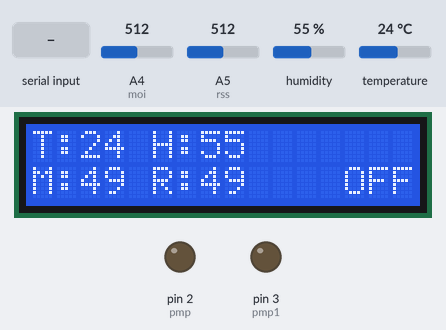
The sketch below on a simulated Arduino Uno, built with avr-gcc and run on an emulated ATmega328P. On the bench: 16×2 character LCD, output pins drawn as LEDs (lit = HIGH). The inputs (shaded band) are chosen by the test bench; at power-on: humidity 55 %, A4 (moi) = 512, A5 (rss) = 512, temperature 24 °C.

Above: at 1.6 s.
1.7 s: "1" received over Serial
At 2.8 s:
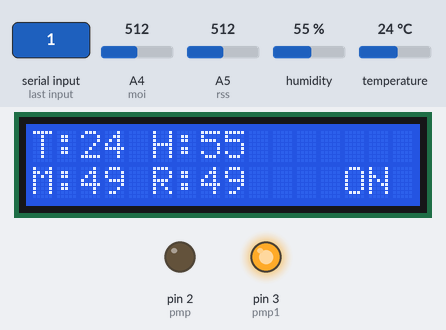
4.0 s: humidity set to 22 %
At 5.4 s:
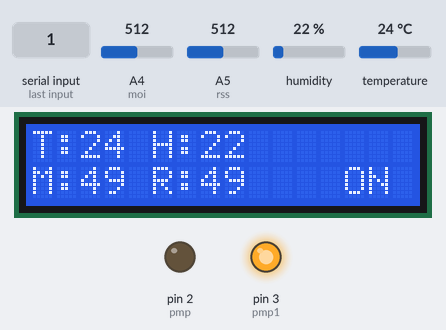
6.1 s: A4 (moi) set to 716
At 7.8 s:
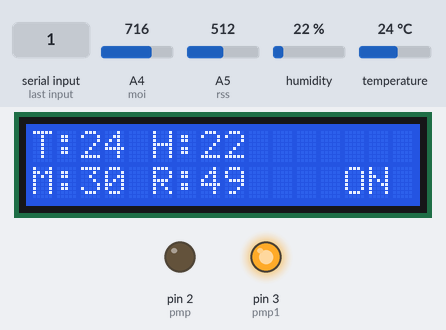
8.1 s: A5 (rss) set to 716
At 9.5 s:
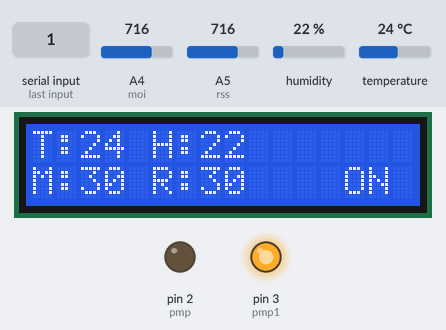
10.2 s: "2" received over the second serial link
At 12.0 s:
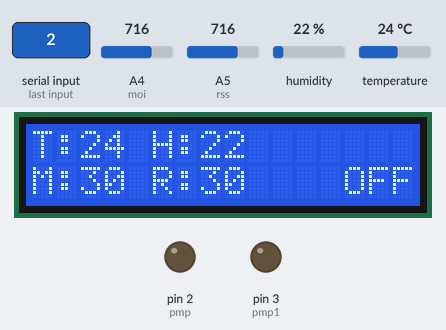
12.3 s: temperature set to 12 °C
At 13.6 s:
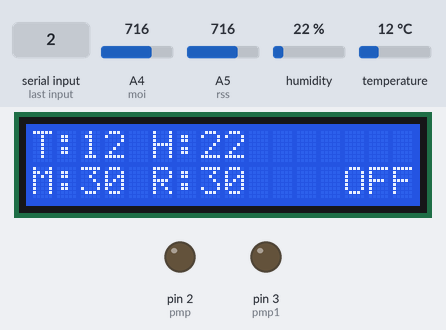
Timing chart, 0 to 15.3 s (numbered marks = the images above; inputs shaded):
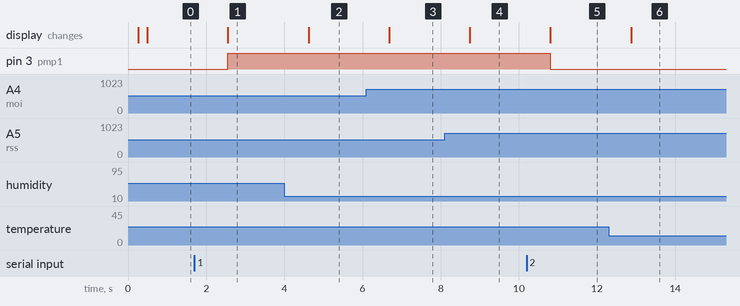

The sketch:

arduino_code.ino
```cpp
#include <SoftwareSerial.h>
#include <LiquidCrystal.h>
#include <DFRobot_DHT11.h>
DFRobot_DHT11 DHT;
#define DHT11_PIN A3
SoftwareSerial mySerial(6,7);

const int rs = 8, en = 9, d4 = 10, d5 = 11, d6 = 12, d7 = 13;
LiquidCrystal lcd(rs, en, d4, d5, d6, d7);
int kk=0;
int moi=A4;
int rss=A5;
int mval,rval,hval,tval;
int cnt=0;
int pmp=2;
int pmp1=3;
void setup() {
  // put your setup code here, to run once:
Serial.begin(9600);
mySerial.begin(9600);
delay(200);
lcd.begin(16, 2);
lcd.print("   WELCOME");
pinMode(pmp,OUTPUT);
pinMode(pmp1,OUTPUT);
digitalWrite(pmp1,0);
digitalWrite(pmp,0);
delay(200);

}

void loop() {
  // put your main code here, to run repeatedly:


mval=100-analogRead(moi)/10.23;
rval=100-analogRead(rss)/10.23;
DHT.read(DHT11_PIN);
tval=DHT.temperature;
hval=DHT.humidity;


lcd.clear();
lcd.print("T:"+String(tval) + " H:"+String(hval) );
lcd.setCursor(0,1);
lcd.print("M:"+ String(mval)+ " R:"+String(rval) );
if(digitalRead(pmp1)==1)
{
   lcd.setCursor(13,1);
    lcd.print("ON ");
}
else
{
 lcd.setCursor(13,1);
    lcd.print("OFF");
}


if(Serial.available())
{
  int x=Serial.read();
  if(x=='1')
  {
    lcd.setCursor(13,1);
    lcd.print("ON ");
    digitalWrite(pmp1,1);
digitalWrite(pmp,0);

  }

   if(x=='2')
  {
    lcd.setCursor(13,1);
    lcd.print("OFF");
    digitalWrite(pmp1,0);
digitalWrite(pmp,0);

  }
}

if(mySerial.available())
{
  int y=mySerial.read();
   if(y=='1')
  {
    lcd.setCursor(13,1);
    lcd.print("ON ");
    digitalWrite(pmp1,1);
digitalWrite(pmp,0);

  }

   if(y=='2')
  {
    lcd.setCursor(13,1);
    lcd.print("OFF");
    digitalWrite(pmp1,0);
digitalWrite(pmp,0);

  }
}

delay(1000);
cnt=cnt+1;
if(cnt>15)
{
  cnt=0;
  Serial.println(String(tval) +","+String(hval)+","+String(rval)+","+String(mval));
  mySerial.println("285266,XTQD8VAFQLS00GOQ,303007,B5RINZ9KQOHFA70Z,SRC 24G,src@internet,"+String(tval) +","+String(hval)+","+String(rval)+","+String(mval) +","+String(digitalRead(pmp1))+",\n");

}
}
```

Measured:
- after the input at 1.7 s, pin 3 (pmp1): LOW → HIGH after 0.86 s; the display: changes after 0.86 s (image 1)
- after the input at 4.0 s, the display: changes after 0.62 s (image 2)
- after the input at 6.1 s, the display: changes after 0.58 s (image 3)
- after the input at 8.1 s, the display: changes after 0.65 s (image 4)
- after the input at 10.2 s, pin 3 (pmp1): HIGH → LOW after 0.61 s; the display: changes after 0.61 s (image 5)
- after the input at 12.3 s, the display: changes after 0.57 s (image 6)
